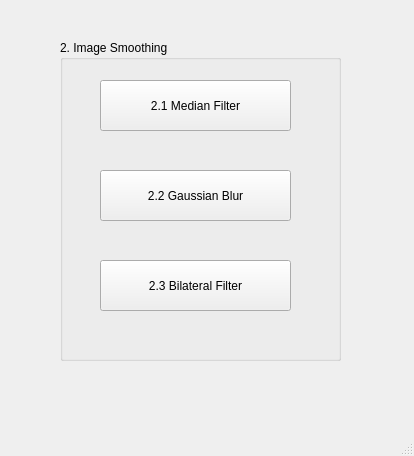
<?xml version="1.0" encoding="UTF-8"?>
<ui version="4.0">
 <class>MainWindow</class>
 <widget class="QMainWindow" name="MainWindow">
  <property name="geometry">
   <rect>
    <x>0</x>
    <y>0</y>
    <width>414</width>
    <height>456</height>
   </rect>
  </property>
  <property name="windowTitle">
   <string>HW - Q2</string>
  </property>
  <widget class="QWidget" name="centralwidget">
   <widget class="QGroupBox" name="groupBox">
    <property name="geometry">
     <rect>
      <x>60</x>
      <y>40</y>
      <width>281</width>
      <height>321</height>
     </rect>
    </property>
    <property name="title">
     <string>2. Image Smoothing</string>
    </property>
    <widget class="QPushButton" name="pushButton">
     <property name="geometry">
      <rect>
       <x>40</x>
       <y>40</y>
       <width>191</width>
       <height>51</height>
      </rect>
     </property>
     <property name="text">
      <string>2.1 Median Filter</string>
     </property>
    </widget>
    <widget class="QPushButton" name="pushButton_2">
     <property name="geometry">
      <rect>
       <x>40</x>
       <y>130</y>
       <width>191</width>
       <height>51</height>
      </rect>
     </property>
     <property name="text">
      <string>2.2 Gaussian Blur</string>
     </property>
    </widget>
    <widget class="QPushButton" name="pushButton_3">
     <property name="geometry">
      <rect>
       <x>40</x>
       <y>220</y>
       <width>191</width>
       <height>51</height>
      </rect>
     </property>
     <property name="text">
      <string>2.3 Bilateral Filter</string>
     </property>
    </widget>
   </widget>
  </widget>
  <widget class="QMenuBar" name="menubar">
   <property name="geometry">
    <rect>
     <x>0</x>
     <y>0</y>
     <width>414</width>
     <height>25</height>
    </rect>
   </property>
  </widget>
  <widget class="QStatusBar" name="statusbar"/>
 </widget>
 <resources/>
 <connections/>
</ui>
